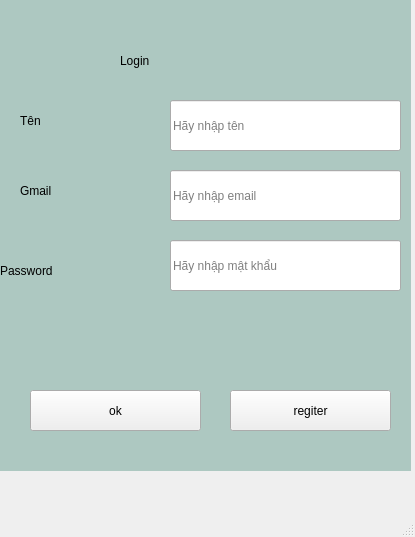
<?xml version="1.0" encoding="UTF-8"?>
<ui version="4.0">
 <class>MainWindow</class>
 <widget class="QMainWindow" name="MainWindow">
  <property name="geometry">
   <rect>
    <x>0</x>
    <y>0</y>
    <width>415</width>
    <height>537</height>
   </rect>
  </property>
  <property name="windowTitle">
   <string>MainWindow</string>
  </property>
  <widget class="QWidget" name="centralwidget">
   <widget class="QLabel" name="label">
    <property name="geometry">
     <rect>
      <x>0</x>
      <y>0</y>
      <width>411</width>
      <height>471</height>
     </rect>
    </property>
    <property name="styleSheet">
     <string notr="true">background-color: rgb(173, 200, 193);</string>
    </property>
    <property name="text">
     <string/>
    </property>
    <property name="pixmap">
     <pixmap>C:/Users/Minh Khoa/Downloads/âda.jpg</pixmap>
    </property>
    <property name="scaledContents">
     <bool>true</bool>
    </property>
   </widget>
   <widget class="QLabel" name="label_2">
    <property name="geometry">
     <rect>
      <x>20</x>
      <y>90</y>
      <width>121</width>
      <height>61</height>
     </rect>
    </property>
    <property name="styleSheet">
     <string notr="true">font: 24pt &quot;Times New Roman&quot;;</string>
    </property>
    <property name="text">
     <string>Tên</string>
    </property>
   </widget>
   <widget class="QLabel" name="label_3">
    <property name="geometry">
     <rect>
      <x>120</x>
      <y>30</y>
      <width>121</width>
      <height>61</height>
     </rect>
    </property>
    <property name="styleSheet">
     <string notr="true">font: 24pt &quot;Times New Roman&quot;;</string>
    </property>
    <property name="text">
     <string>Login</string>
    </property>
   </widget>
   <widget class="QLabel" name="label_4">
    <property name="geometry">
     <rect>
      <x>0</x>
      <y>240</y>
      <width>171</width>
      <height>61</height>
     </rect>
    </property>
    <property name="styleSheet">
     <string notr="true">font: 24pt &quot;Times New Roman&quot;;</string>
    </property>
    <property name="text">
     <string>Password</string>
    </property>
   </widget>
   <widget class="QLabel" name="label_5">
    <property name="geometry">
     <rect>
      <x>20</x>
      <y>160</y>
      <width>121</width>
      <height>61</height>
     </rect>
    </property>
    <property name="styleSheet">
     <string notr="true">font: 24pt &quot;Times New Roman&quot;;</string>
    </property>
    <property name="text">
     <string>Gmail</string>
    </property>
   </widget>
   <widget class="QLineEdit" name="lineEdit">
    <property name="geometry">
     <rect>
      <x>170</x>
      <y>100</y>
      <width>231</width>
      <height>51</height>
     </rect>
    </property>
    <property name="placeholderText">
     <string>Hãy nhập tên</string>
    </property>
   </widget>
   <widget class="QLineEdit" name="lineEdit_2">
    <property name="geometry">
     <rect>
      <x>170</x>
      <y>170</y>
      <width>231</width>
      <height>51</height>
     </rect>
    </property>
    <property name="placeholderText">
     <string>Hãy nhập email</string>
    </property>
   </widget>
   <widget class="QLineEdit" name="lineEdit_3">
    <property name="geometry">
     <rect>
      <x>170</x>
      <y>240</y>
      <width>231</width>
      <height>51</height>
     </rect>
    </property>
    <property name="font">
     <font>
      <stylestrategy>PreferDefault</stylestrategy>
     </font>
    </property>
    <property name="contextMenuPolicy">
     <enum>Qt::DefaultContextMenu</enum>
    </property>
    <property name="echoMode">
     <enum>QLineEdit::Password</enum>
    </property>
    <property name="dragEnabled">
     <bool>false</bool>
    </property>
    <property name="readOnly">
     <bool>false</bool>
    </property>
    <property name="placeholderText">
     <string>Hãy nhập mật khẩu</string>
    </property>
   </widget>
   <widget class="QPushButton" name="pushButton">
    <property name="geometry">
     <rect>
      <x>30</x>
      <y>390</y>
      <width>171</width>
      <height>41</height>
     </rect>
    </property>
    <property name="text">
     <string>ok</string>
    </property>
   </widget>
   <widget class="QPushButton" name="pushButton_2">
    <property name="geometry">
     <rect>
      <x>230</x>
      <y>390</y>
      <width>161</width>
      <height>41</height>
     </rect>
    </property>
    <property name="text">
     <string>regiter</string>
    </property>
   </widget>
  </widget>
  <widget class="QMenuBar" name="menubar">
   <property name="geometry">
    <rect>
     <x>0</x>
     <y>0</y>
     <width>415</width>
     <height>26</height>
    </rect>
   </property>
  </widget>
  <widget class="QStatusBar" name="statusbar"/>
 </widget>
 <resources/>
 <connections/>
</ui>
